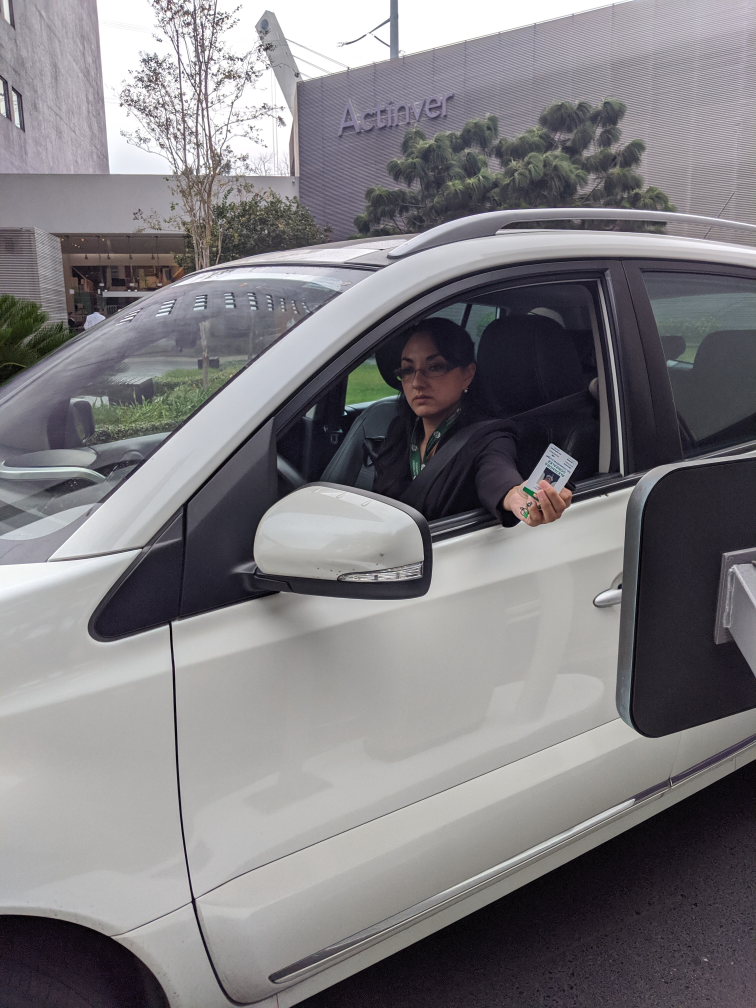
#> input picture IMG_20191030_132818.jpg, 3024 x 4032 px (shown at 1/4 size); its folder holds only this picture in this run
$ python -i ocr.py   (imports and definitions only)
#> lines starting #> are read from the running program, lines starting #| are printed output that depends on the picture; after the words box and inside, x2 and y2 are one past the last pixel; in counts of white or black regions, pixels touching at a corner belong together
#> further down, picture is the input picture: shape (4032, 3024, 3); mean B, G, R 128.3, 124.8, 126.9
#!/usr/bin/env python
# coding: utf-8

import cv2
import numpy as np
import glob
import pytesseract
import pandas as pd
from PIL import Image
import imutils

pytesseract.pytesseract.tesseract_cmd = r'/usr/local/Cellar/tesseract/4.1.0/bin/tesseract'

def rotateImage(img):
    img = imutils.rotate(img, 2)
    return img

def adaptiveThreshold(img):
    blur = cv2.GaussianBlur(img,(5,5),0)
    img = cv2.addWeighted(img, 3, blur, -1, 0)
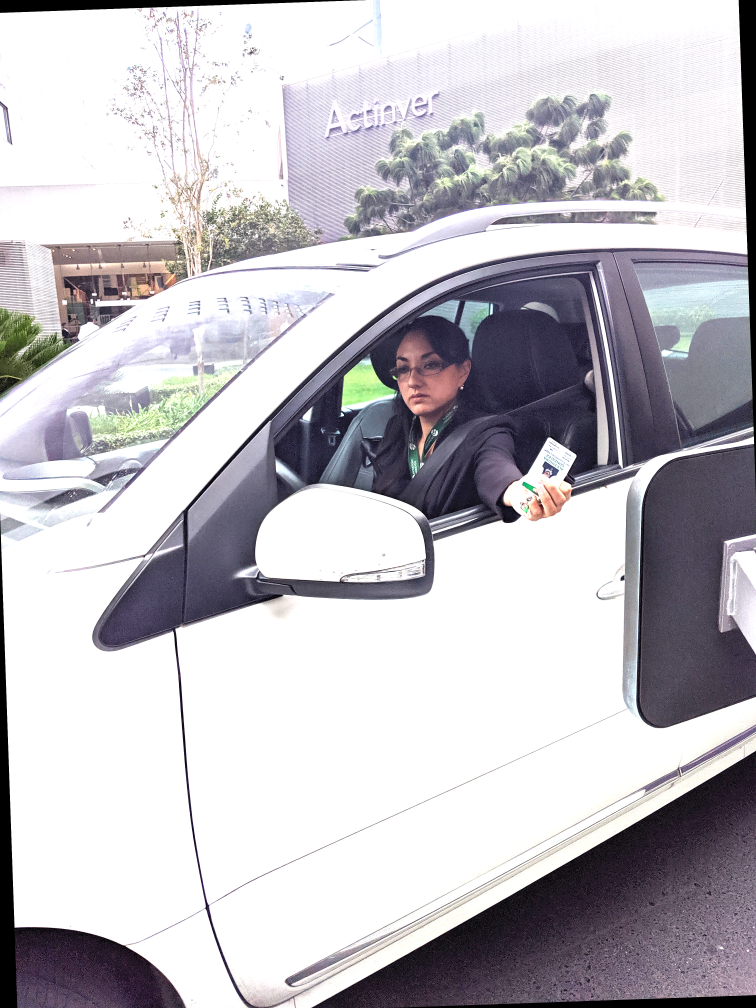
#> img: shape (4032, 3024, 3) (shown at 1/4 size); mean of channels 0, 1, 2 195.4, 189.9, 192.3; drawn as B, G, R
    _,img = cv2.threshold(img,175,255,cv2.THRESH_BINARY)
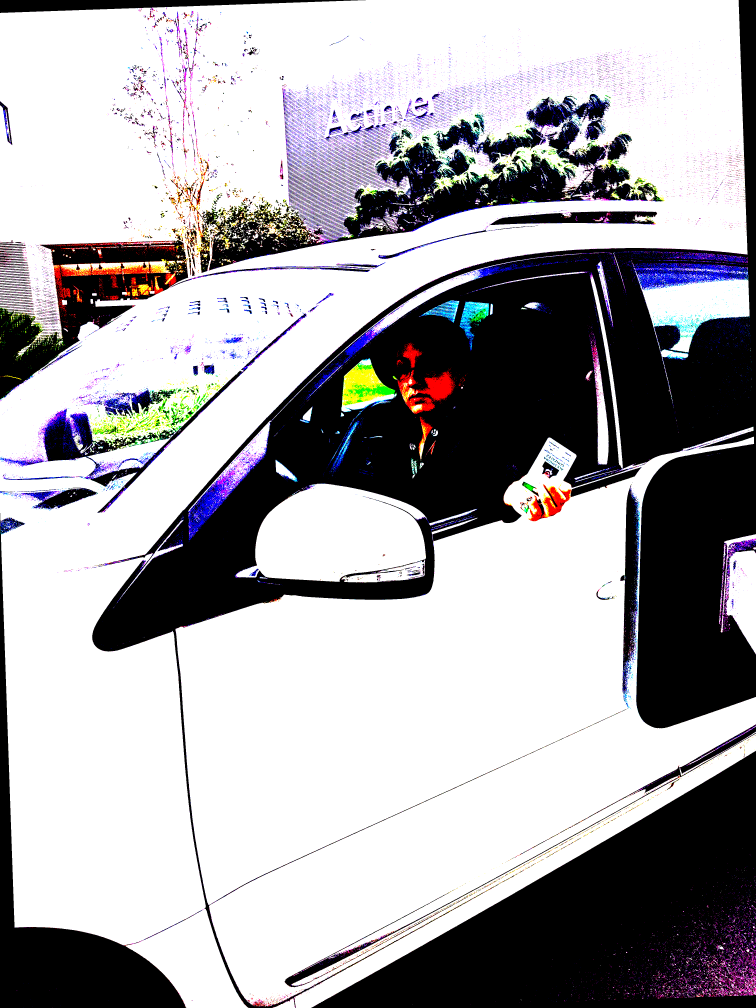
#> img: shape (4032, 3024, 3) (shown at 1/4 size); mean of channels 0, 1, 2 169, 166.1, 168; drawn as B, G, R

    return img

def resize(img):
    ratio = 500.0 / img.shape[1]
#> ratio = 0.165
    dim = (500, int(img.shape[0] * ratio))
#> dim = (500, 666)

    img = cv2.resize(img, dim, interpolation=cv2.INTER_CUBIC)
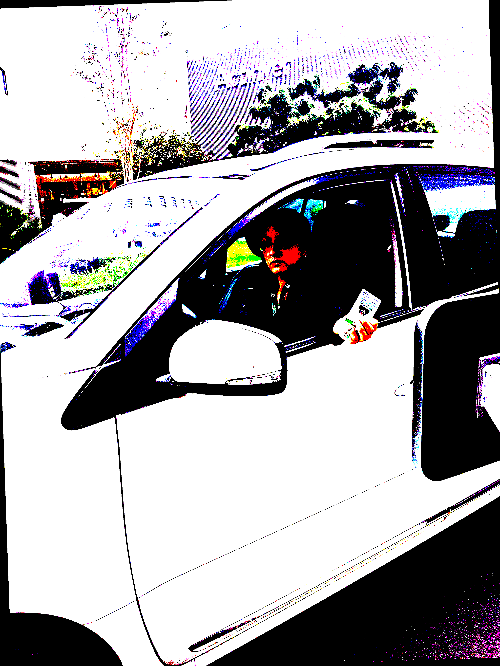
#> img: shape (666, 500, 3); mean of channels 0, 1, 2 169, 166.1, 167.9; drawn as B, G, R

    return img

def addBorder(img):
    bordersize = 14
    img = cv2.copyMakeBorder(img, top=bordersize, bottom=bordersize, left=bordersize, right=bordersize,
                                borderType=cv2.BORDER_CONSTANT, value=[255, 255, 255])
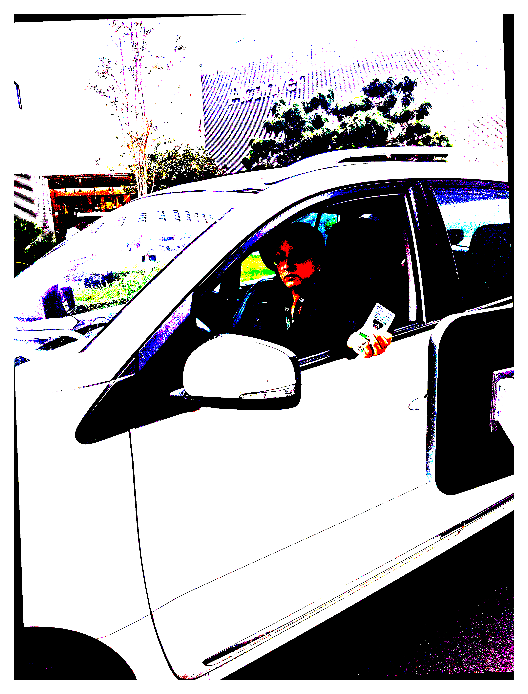
#> img: shape (694, 528, 3); mean of channels 0, 1, 2 176.8, 174.2, 175.9; drawn as B, G, R

    return img

def cleanOCR(image):
    edges = cv2.Canny(image, 50, 150, apertureSize=3)
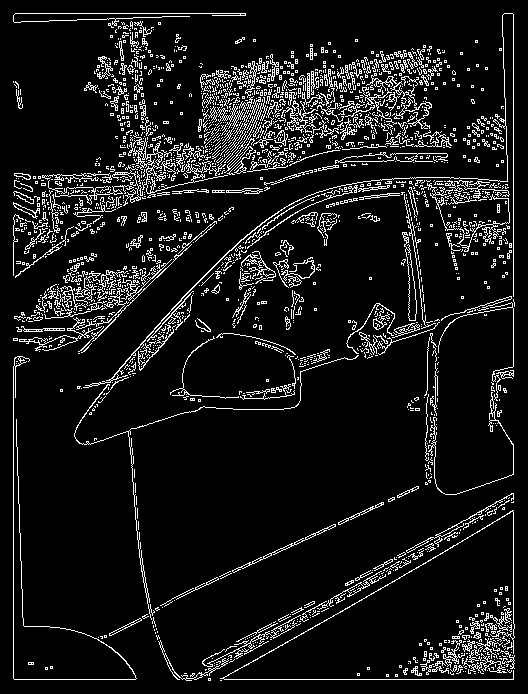
#> edges: shape (694, 528); 9.2% white in thin lines or dots
    lines = cv2.HoughLinesP(image=edges, rho=1, theta=np.pi / 180, threshold=100, lines=np.array([]),
                            minLineLength=100, maxLineGap=80)
#> lines = 91 rows, first 6: [513, 679, 513, 14], [14, 679, 512, 679], [13, 678, 13, 192], [15, 13, 245, 13], [220, 680, 509, 513], [14, 241, 503, 43]

    a, b, c = lines.shape
#> a = 91; b = 1; c = 4
    for i in range(a):
        x = lines[i][0][0] - lines[i][0][2]
        y = lines[i][0][1] - lines[i][0][3]
        if x != 0:
            if abs(y / x) < 1:
                cv2.line(image, (lines[i][0][0], lines[i][0][1]), (lines[i][0][2], lines[i][0][3]), (255, 255, 255),
                            1, cv2.LINE_AA)
#> this loop made 91 passes
#> (x, y) on passes 1 to 12: (0, 665), (-498, 0), (0, 486), (-230, 0), (-289, 167), (-489, 198), (-9, -261), (-488, 18), (-490, 68), (-323, 179), (-341, 341), (-315, 315)
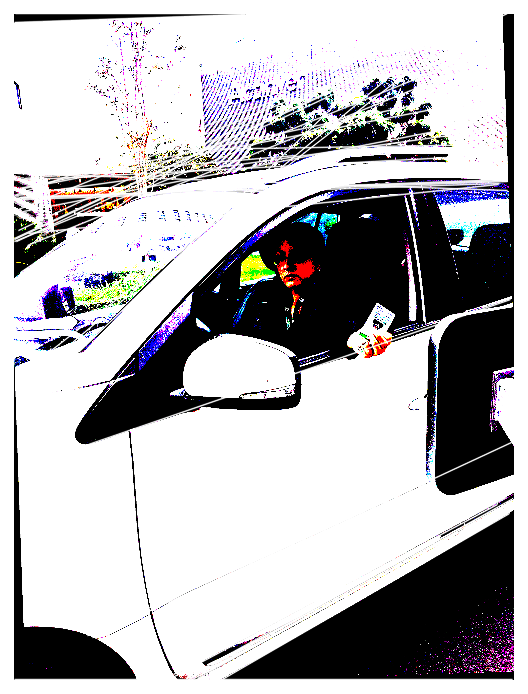
#> image: shape (694, 528, 3); 4.76% of pixels changed, all inside (x1, y1, x2, y2) = (14, 14, 514, 680); drawn as B, G, R

    se = cv2.getStructuringElement(cv2.MORPH_ELLIPSE, (2, 2))
#> se = [[0, 1], [1, 1]]
    gray = cv2.morphologyEx(image, cv2.MORPH_CLOSE, se)
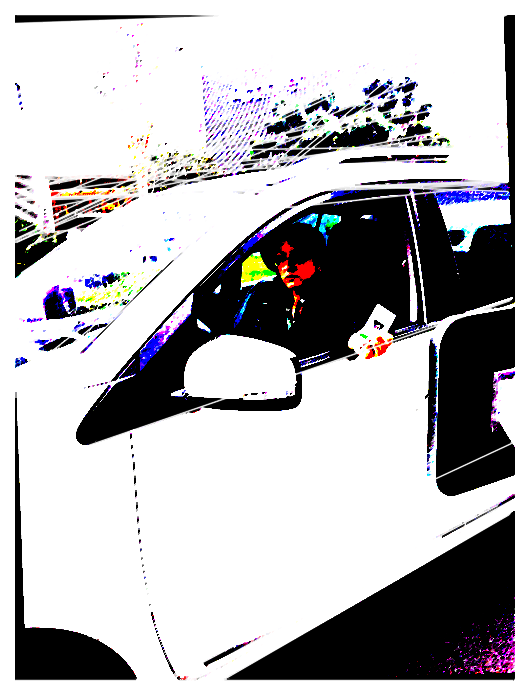
#> gray: shape (694, 528, 3); mean of channels 0, 1, 2 184.8, 182.5, 183.8; drawn as B, G, R

    # OCR
    config = '-l eng --oem 1 --psm 3'
#> (the run stopped early here; a loop or call above may not have finished)
